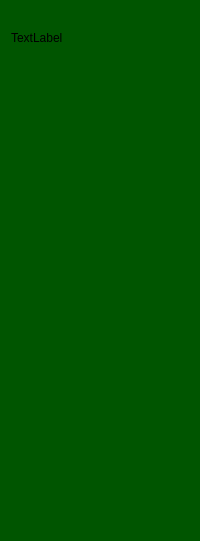
     <widget class="QWidget" name="widget_4" native="true">
      <property name="styleSheet">
       <string notr="true">QWidget{
                                background-color: rgb(0, 85, 0);
                                border-top-right-radius:20px;
                                }
                                QPushButton{
                                color: white;

                                height: 30px;
                                border:none;
                                border-radius: 10px;
                                border-bottom-radius: 10px;

                                }
                                QPushButton:checked{
                                color: rgb(0, 85, 0);
                                background-color: white;

                                }
                            </string>
      </property>
      <layout class="QVBoxLayout" name="verticalLayout_4">
       <item>
        <layout class="QVBoxLayout" name="verticalLayout">
         <item>
          <widget class="QLabel" name="label_3">
           <property name="maximumSize">
            <size>
             <width>55</width>
             <height>55</height>
            </size>
           </property>
           <property name="text">
            <string/>
           </property>
           <property name="pixmap">
            <pixmap resource="../resourses.qrc">:/res/kisspng-user-profile-2018-in-sight-user-conference-expo-5b554c0968c377.0307553315323166814291-fotor-bg-remover-20241102121640.png</pixmap>
           </property>
           <property name="scaledContents">
            <bool>true</bool>
           </property>
          </widget>
         </item>
         <item>
          <widget class="QLabel" name="label_nick">
           <property name="text">
            <string>TextLabel</string>
           </property>
          </widget>
         </item>
        </layout>
       </item>
       <item>
        <layout class="QVBoxLayout" name="verticalLayout_7">
         <property name="spacing">
          <number>15</number>
         </property>
         <item>
          <widget class="QPushButton" name="pushButton_acc1_us">
           <property name="text">
            <string/>
           </property>
           <property name="icon">
            <iconset resource="../resourses.qrc">
             <normaloff>:/res/add_24dp_FFFFFF_FILL0_wght400_GRAD0_opsz24.png</normaloff>
             <normalon>:/res/add_24dp_005500_FILL0_wght400_GRAD0_opsz24.png</normalon>:/res/add_24dp_FFFFFF_FILL0_wght400_GRAD0_opsz24.png</iconset>
           </property>
           <property name="checkable">
            <bool>true</bool>
           </property>
           <property name="autoExclusive">
            <bool>true</bool>
           </property>
          </widget>
         </item>
         <item>
          <widget class="QPushButton" name="pushButton_education1us">
           <property name="text">
            <string/>
           </property>
           <property name="icon">
            <iconset resource="../resourses.qrc">
             <normaloff>:/res/school_24dp_FFFFFF_FILL0_wght400_GRAD0_opsz24.png</normaloff>
             <normalon>:/res/school_24dp_005500_FILL0_wght400_GRAD0_opsz24.png</normalon>:/res/school_24dp_FFFFFF_FILL0_wght400_GRAD0_opsz24.png</iconset>
           </property>
           <property name="checkable">
            <bool>true</bool>
           </property>
           <property name="autoExclusive">
            <bool>true</bool>
           </property>
          </widget>
         </item>
         <item>
          <widget class="QPushButton" name="pushButton_orde1_2">
           <property name="text">
            <string/>
           </property>
           <property name="icon">
            <iconset resource="../resourses.qrc">
             <normaloff>:/res/summarize_24dp_FFFFFF_FILL0_wght400_GRAD0_opsz24.png</normaloff>
             <normalon>:/res/summarize_24dp_005500_FILL0_wght400_GRAD0_opsz24.png</normalon>:/res/summarize_24dp_FFFFFF_FILL0_wght400_GRAD0_opsz24.png</iconset>
           </property>
           <property name="checkable">
            <bool>true</bool>
           </property>
           <property name="autoExclusive">
            <bool>true</bool>
           </property>
          </widget>
         </item>
         <item>
          <widget class="QPushButton" name="pushButton_task1">
           <property name="text">
            <string/>
           </property>
           <property name="icon">
            <iconset resource="../resourses.qrc">
             <normaloff>:/res/work_24dp_FFFFFF_FILL0_wght400_GRAD0_opsz24.png</normaloff>
             <normalon>:/res/work_24dp_005500_FILL0_wght400_GRAD0_opsz24.png</normalon>:/res/work_24dp_FFFFFF_FILL0_wght400_GRAD0_opsz24.png</iconset>
           </property>
           <property name="checkable">
            <bool>true</bool>
           </property>
           <property name="autoExclusive">
            <bool>true</bool>
           </property>
          </widget>
         </item>
        </layout>
       </item>
       <item>
        <spacer name="verticalSpacer">
         <property name="orientation">
          <enum>Qt::Vertical</enum>
         </property>
         <property name="sizeHint" stdset="0">
          <size>
           <width>20</width>
           <height>278</height>
          </size>
         </property>
        </spacer>
       </item>
       <item>
        <widget class="QPushButton" name="pushButton_logout1">
         <property name="text">
          <string/>
         </property>
         <property name="icon">
          <iconset resource="../resourses.qrc">
           <normaloff>:/res/logout_24dp_FFFFFF_FILL0_wght400_GRAD0_opsz24.png</normaloff>
           <normalon>:/res/logout_24dp_005500_FILL0_wght400_GRAD0_opsz24.png</normalon>:/res/logout_24dp_FFFFFF_FILL0_wght400_GRAD0_opsz24.png</iconset>
         </property>
         <property name="checkable">
          <bool>true</bool>
         </property>
         <property name="autoExclusive">
          <bool>true</bool>
         </property>
        </widget>
       </item>
      </layout>
     </widget>
